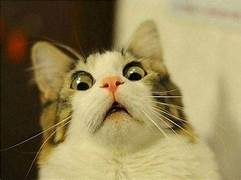
#> input picture images/images/cat.jpg, 241 x 180 px, found by its file name
$ python BienDoiAmBan.py
#> lines starting #> are read from the running program, lines starting #| are printed output that depends on the picture
import cv2
import matplotlib.pyplot as plt
import numpy as np

def invert_image(image):
    return 255 - image

def convert_to_negative_and_display(input_path):
    # Đọc ảnh bằng OpenCV
#> called with input_path = 'images/cat.jpg'
    original_image = cv2.imread(input_path)
#> original_image is the input picture: shape (180, 241, 3); mean B, G, R 87.4, 132.2, 147.3

    # Chuyển đổi thành ảnh âm bản
    negative_image = invert_image(original_image)
#> in invert_image, `return 255 - image`:
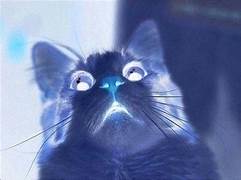
#> returned value: shape (180, 241, 3); mean of channels 0, 1, 2 167.6, 122.8, 107.7; drawn as B, G, R

    # Hiển thị ảnh gốc và ảnh âm bản
    plt.subplot(1, 2, 1)
    plt.imshow(cv2.cvtColor(original_image, cv2.COLOR_BGR2RGB))
    plt.title("Original Image")

    plt.subplot(1, 2, 2)
    plt.imshow(cv2.cvtColor(negative_image, cv2.COLOR_BGR2RGB))
    plt.title("Negative Image")

    plt.show()
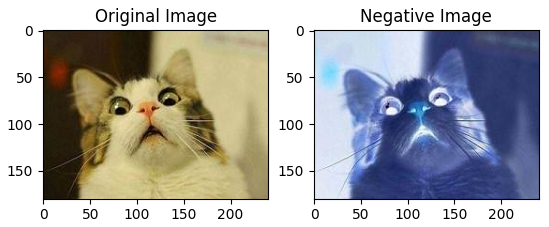
#> figure drawn by matplotlib, 2 panels

if __name__ == "__main__":
    input_image_path = 'images/cat.jpg'

    convert_to_negative_and_display(input_image_path)

$ run again, with images/images/baby.jpg copied over images/images/cat.jpg
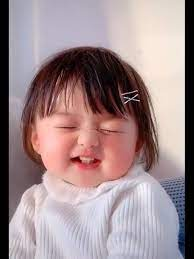
#> input picture images/images/baby.jpg, 194 x 259 px, found by its file name
#> in convert_to_negative_and_display, original_image is the input picture: shape (259, 194, 3); mean B, G, R 141.4, 138.6, 159.2
#> in invert_image, `return 255 - image`:
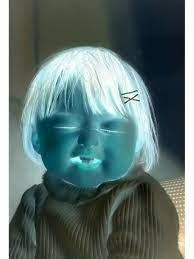
#> returned value: shape (259, 194, 3); mean of channels 0, 1, 2 113.6, 116.4, 95.8; drawn as B, G, R
#> in convert_to_negative_and_display, `plt.show()`:
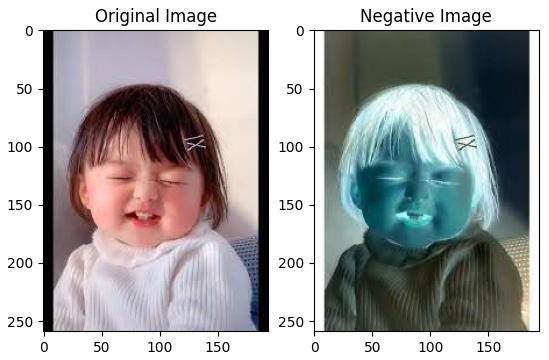
#> figure drawn by matplotlib, 2 panels
